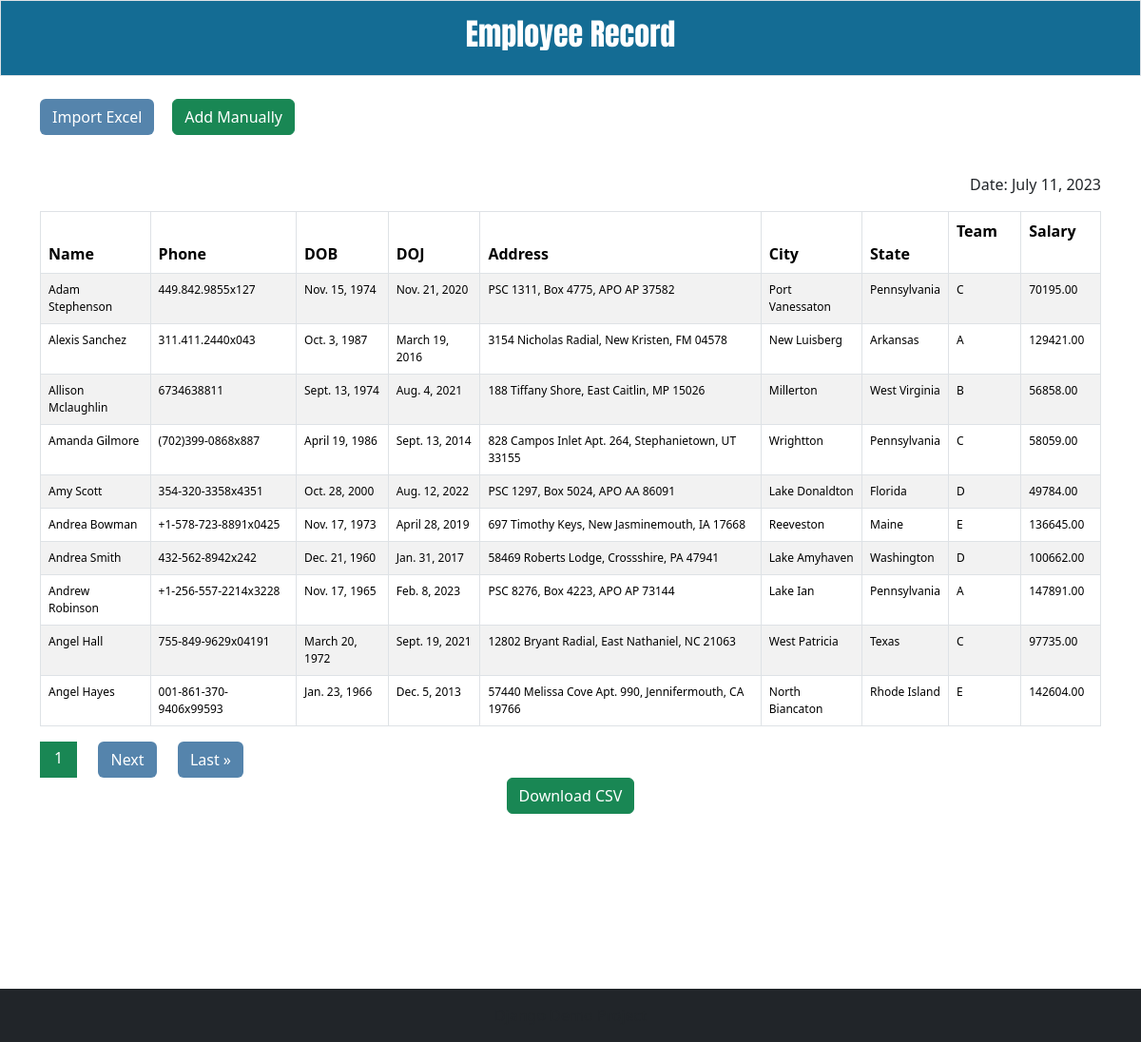
The page /?sort=name on the database its author committed.
### firstapp/models.py (models this page shows)
class Employee(models.Model):
    phone_regex = RegexValidator(
        regex=r'^\+?\d{10,15}$',
        message="Phone number must be entered in the format: '+919999999999'. Up to 15 digits allowed."
    )
    GENDER_CHOICES = [
    ('M', 'Male'),
    ('F', 'Female'),
    ('O', 'Other'),
]
    def validate_dob(value):
        if value.year < 1950:
            raise ValidationError("Invalid date of birth. Year must be greater than or equal to 1950.")
        if value.year > 2005:
            raise ValidationError("Invalid date of birth. Year must be less than 2005")
    name = models.CharField(max_length=100, unique=True)
    phone = models.CharField(validators=[phone_regex], max_length=15, unique=True)
    dob = models.DateField(validators=[validate_dob])
    gender = models.CharField(max_length=1, choices=GENDER_CHOICES, default='Male')
    doj = models.DateField()
    address = models.CharField(max_length=250)
    city = models.CharField(max_length=25)
    state = models.CharField(max_length=25)
    team = models.CharField(max_length=100)
    salary = models.DecimalField(max_digits=8, decimal_places=2)
    created_at = models.DateTimeField(auto_now_add=True)
    updated_at = models.DateTimeField(auto_now=True)
    class Meta:
        unique_together = ['name', 'phone']

### firstapp/views.py (the view, shortened to what this page needs)
# urls.py: path('', EmployeeListView.as_view(), name='employee_list'),
class EmployeeListView(View):
    def get(self, request):
        form = EmployeeForm()
        employees = Employee.objects.all()
        sort = request.GET.get('sort')
        order = request.GET.get('order')
        if sort == 'name':
            employees = employees.order_by('name')
        elif sort == 'doj':
            employees = employees.order_by('doj')
        elif sort == 'city':
            employees = employees.order_by('city')
        elif sort == 'state':
            employees = employees.order_by('state')
        elif sort == 'team':
            employees = employees.order_by('team')
        elif sort == 'salary':
            employees = employees.order_by('salary')
        if sort and order == 'desc':
            employees = employees.reverse()
        else:
            order = 'asc'
        paginator = Paginator(employees, per_page=settings.PAGINATION_PER_PAGE)
        page_number = request.GET.get('page')
        page_obj = paginator.get_page(page_number)
        CurrentDate = datetime.now().date()
        return render(request, 'employees.html', {'form': form, 'page_obj': page_obj, 'date': CurrentDate, 'sort': sort, 'order': order})

### firstapp/templates/employees.html (shortened to what this page needs)
{% extends 'base.html' %}
{% load static %}
{% block content %}
<div class="container">
    <div class="row">
        <div class="col-md-8 mt-4">
            <button id="fileUploadBtn" class="btn text-white"
                style="margin-right: 2%; background-color: #5584AC;">Import Excel</button>
            <button id="manualEntryBtn" class="btn btn-success">Add Manually</button>
        </div>
    </div>
</div>
<div class="container mt-4" style="margin-bottom: 20%;">
    <div class="d-flex flex-row-reverse">
        <p class="mt-3 text-dark">Date: {{ date }}</p>
    </div>
    <table class="table table-striped table-bordered">
        <thead class="text-light" style="background-color: #5584AC;">
            <tr>
                <th>
                    Name
                    <a href="?sort=name{% if sort == 'name' and order == 'asc' %}&order=desc{% endif %}"
                        style="margin-left: 5%; text-decoration: none; color: white;">
                        {% if sort == 'name' %}
                        {% if order == 'asc' %}
                        <span>&uarr;</span>
                        {% else %}
                        <span>&darr;</span>
                        {% endif %}
                        {% else %}
                        <span>&darr;</span>
                        {% endif %}
                    </a>
                </th>
                <th>Phone</th>
                <th>DOB</th>
                <th>
                    DOJ
                    <a href="?sort=doj{% if sort == 'doj' and order == 'asc' %}&order=desc{% endif %}"
                        style="margin-left: 5%; text-decoration: none; color: white;">
                        {% if sort == 'doj' %}
                        {% if order == 'asc' %}
                        <span>&uarr;</span>
                        {% else %}
                        <span>&darr;</span>
                        {% endif %}
                        {% else %}
                        <span>&darr;</span>
                        {% endif %}
                    </a>
                </th>
                <th>Address</th>
                <th>
                    City
                    <a href="?sort=city{% if sort == 'city' and order == 'asc' %}&order=desc{% endif %}"
                        style="margin-left: 5%; text-decoration: none; color: white;">
                        {% if sort == 'city' %}
                        {% if order == 'asc' %}
                        <span>&uarr;</span>
                        {% else %}
                        <span>&darr;</span>
                        {% endif %}
                        {% else %}
                        <span>&darr;</span>
                        {% endif %}
                    </a>
                </th>
                <th>
                    State
                    <a href="?sort=state{% if sort == 'state' and order == 'asc' %}&order=desc{% endif %}"
                        style="margin-left: 5%; text-decoration: none; color: white;">
                        {% if sort == 'state' %}
                        {% if order == 'asc' %}
                        <span>&uarr;</span>
                        {% else %}
                        <span>&darr;</span>
                        {% endif %}
                        {% else %}
                        <span>&darr;</span>
                        {% endif %}
                    </a>
                </th>
                <th>
                    Team
                    <a href="?sort=team{% if sort == 'team' and order == 'asc' %}&order=desc{% endif %}"
                        style="margin-left: 5%; text-decoration: none; color: white;">
                        {% if sort == 'team' %}
                        {% if order == 'asc' %}
                        <span>&uarr;</span>
                        {% else %}
                        <span>&darr;</span>
                        {% endif %}
                        {% else %}
                        <span>&darr;</span>
                        {% endif %}
                    </a>
                </th>
                <th>
                    Salary
                    <a href="?sort=salary{% if sort == 'salary' and order == 'asc' %}&order=desc{% endif %}"
                        style="margin-left: 5%; text-decoration: none; color: white;">
                        {% if sort == 'salary' %}
                        {% if order == 'asc' %}
                        <span>&uarr;</span>
                        {% else %}
                        <span>&darr;</span>
                        {% endif %}
                        {% else %}
                        <span>&darr;</span>
                        {% endif %}
                    </a>
                </th>
            </tr>
        </thead>
        <tbody class="thead-light">
            {% for employee in page_obj %}
            <tr style="font-size: 12px;">
                <td>{{ employee.name }}</td>
                <td>{{ employee.phone }}</td>
                <td>{{ employee.dob }}</td>
                <td>{{ employee.doj }}</td>
                <td>{{ employee.address }}</td>
                <td>{{ employee.city }}</td>
                <td>{{ employee.state }}</td>
                <td>{{ employee.team }}</td>
                <td>{{ employee.salary }}</td>
            </tr>
            {% endfor %}
        </tbody>
    </table>
    <div class="text-center">
        <div class="pagination">
            <div class="current-page-box bg-success" style="padding: 5px 15px; display: inline-block;">
                <span class="current-page text-white" style="margin-left: 1% 2% 2%;">{{ page_obj.number }}</span>
            </div>
            {% if page_obj.has_next %}
            <a href="?page={{ page_obj.next_page_number }}" class="btn text-white"
                style=" background-color: #5584AC; margin-right: 2%; margin-left: 2%;">Next</a>
            <a href="?page={{ page_obj.paginator.num_pages }}" class="btn text-white"
                style="background-color: #5584AC;">Last &raquo;</a>
            {% endif %}
        </div>
        <a href="{% url 'download_employees' %}?format=csv" class="btn btn-success">Download CSV</a>
    </div>
</div>
{% endblock content %}

### rows shown on the page
Employee: name "Adam Stephenson", phone "449.842.9855x127", dob "Nov. 15, 1974", doj "Nov. 21, 2020", address "PSC 1311, Box 4775, APO AP 37582", city "Port Vanessaton", state "Pennsylvania", team "C", salary "70195.00"
Employee: name "Alexis Sanchez", phone "311.411.2440x043", dob "Oct. 3, 1987", doj "March 19, 2016", address "3154 Nicholas Radial, New Kristen, FM 04578", city "New Luisberg", state "Arkansas", team "A", salary "129421.00"
Employee: name "Allison Mclaughlin", phone "6734638811", dob "Sept. 13, 1974", doj "Aug. 4, 2021", address "188 Tiffany Shore, East Caitlin, MP 15026", city "Millerton", state "West Virginia", team "B", salary "56858.00"
Employee: name "Amanda Gilmore", phone "(702)399-0868x887", dob "April 19, 1986", doj "Sept. 13, 2014", address "828 Campos Inlet Apt. 264, Stephanietown, UT 33155", city "Wrightton", state "Pennsylvania", team "C", salary "58059.00"
Employee: name "Amy Scott", phone "354-320-3358x4351", dob "Oct. 28, 2000", doj "Aug. 12, 2022", address "PSC 1297, Box 5024, APO AA 86091", city "Lake Donaldton", state "Florida", team "D", salary "49784.00"
Employee: name "Andrea Bowman", phone "+1-578-723-8891x0425", dob "Nov. 17, 1973", doj "April 28, 2019", address "697 Timothy Keys, New Jasminemouth, IA 17668", city "Reeveston", state "Maine", team "E", salary "136645.00"
Employee: name "Andrea Smith", phone "432-562-8942x242", dob "Dec. 21, 1960", doj "Jan. 31, 2017", address "58469 Roberts Lodge, Crossshire, PA 47941", city "Lake Amyhaven", state "Washington", team "D", salary "100662.00"
Employee: name "Andrew Robinson", phone "+1-256-557-2214x3228", dob "Nov. 17, 1965", doj "Feb. 8, 2023", address "PSC 8276, Box 4223, APO AP 73144", city "Lake Ian", state "Pennsylvania", team "A", salary "147891.00"
Employee: name "Angel Hall", phone "755-849-9629x04191", dob "March 20, 1972", doj "Sept. 19, 2021", address "12802 Bryant Radial, East Nathaniel, NC 21063", city "West Patricia", state "Texas", team "C", salary "97735.00"
Employee: name "Angel Hayes", phone "001-861-370-9406x99593", dob "Jan. 23, 1966", doj "Dec. 5, 2013", address "57440 Melissa Cove Apt. 990, Jennifermouth, CA 19766", city "North Biancaton", state "Rhode Island", team "E", salary "142604.00"

### other values the page prints
{{ page_obj.number }} "1"
